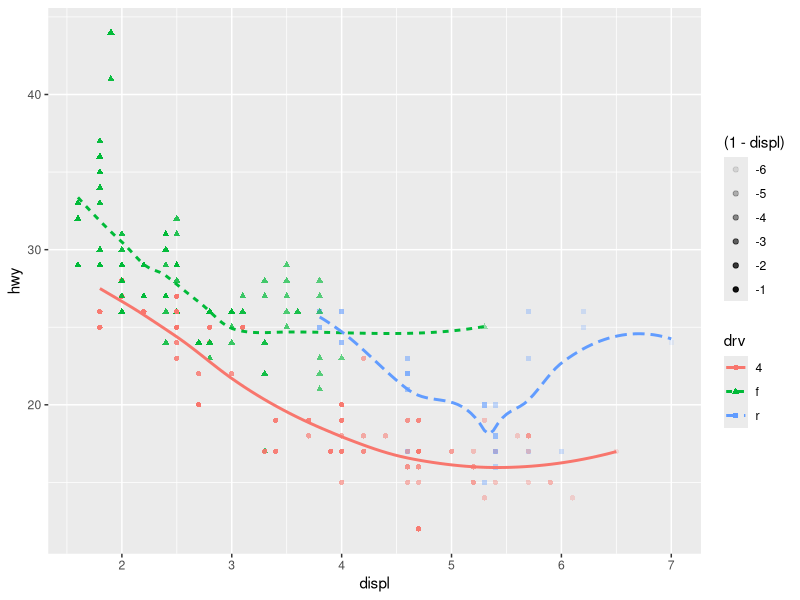
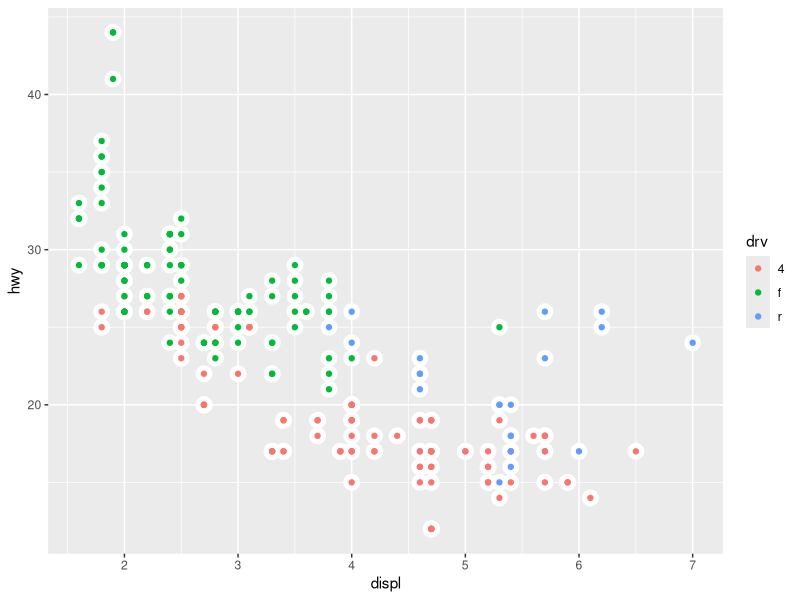
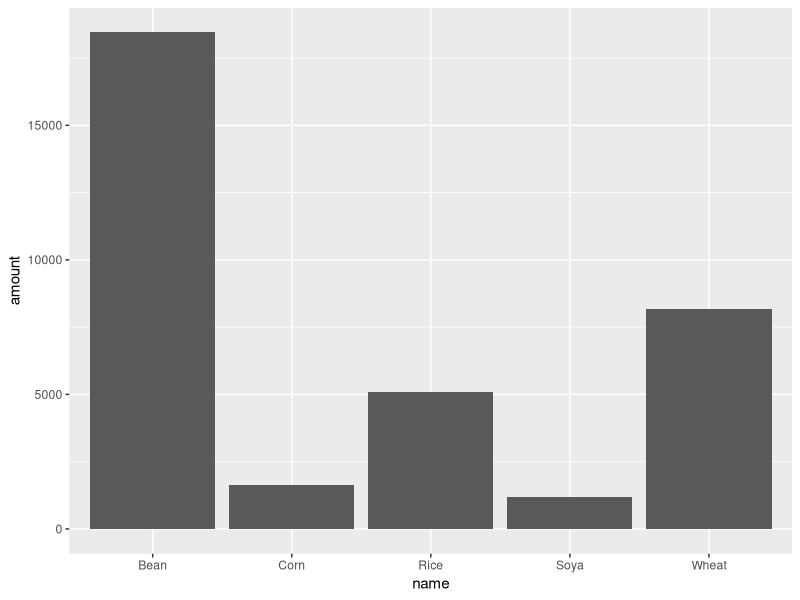
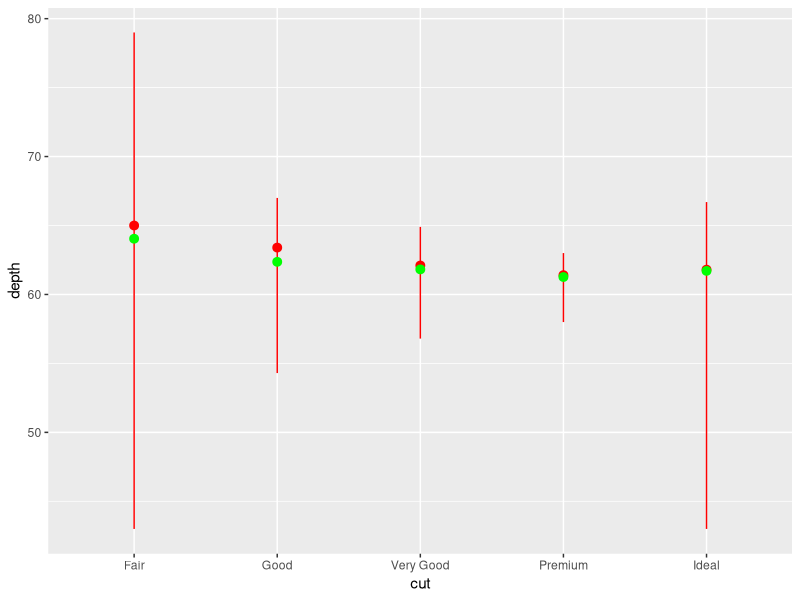
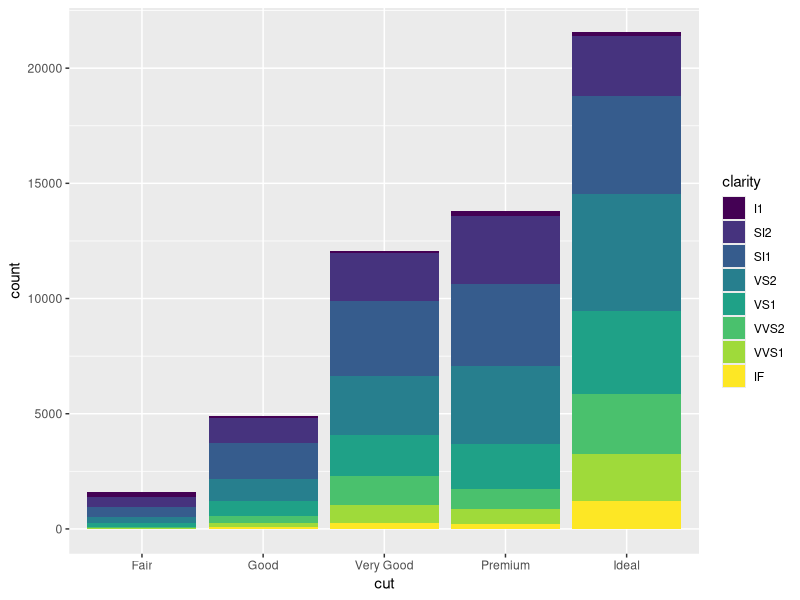

Write the R code that produced these figures, in order.
#plotting with ggplot2
library(tidyverse)
summary(mpg)
head(mpg)
ggplot(data = mpg, mapping = aes(x=displ, y=hwy, color = drv))+
  geom_point(mapping = aes(shape = drv, alpha = (1-displ) ))+
  geom_smooth(mapping = aes(linetype=drv),se=FALSE)
ggplot(data = mpg, mapping = aes(x = displ, y = hwy)) + 
  geom_point(color = 'white', size=5)+
  geom_point(mapping=aes(color=drv))

dummy <- tribble(
  ~name,        ~amount,
  "Rice",       5100,
  "Corn",       1623,
  "Soya",       1178,
  "Bean",       18453,
  "Wheat",      8181
)
#Changing default stat variable
ggplot(data = dummy) +
  geom_bar(mapping = aes(x = name, y = amount), stat = "identity")

#plotting summary of individual data subclass
ggplot(data = diamonds, mapping = aes(x = cut, y = depth)) + 
  stat_summary(
    fun.min = min,
    fun.max = max,
    fun = median, color = 'red')+
  stat_summary(fun=mean,color='green')

#colorful bar chart
ggplot(data = diamonds) + 
  geom_bar(mapping = aes(x = cut, fill = clarity))
